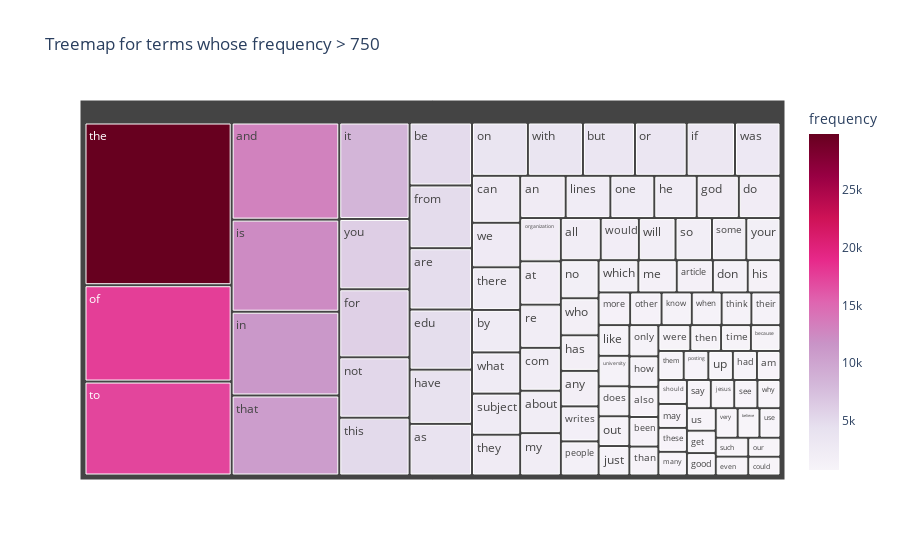

Here is the notebook cell this chart was saved with:
### Markdown cell above
### >>> **Exercise 13 (take home):** 
The chart above only contains 300 vocabulary in the documents, and it's already computationally intensive to both compute and visualize. Can you efficiently reduce the number of terms you want to visualize as an exercise.

### Code cell
# Answer here
terms = count_vect.get_feature_names_out()
freqs = term_frequencies

# only keep terms with frequency > 750 (common terms)
terms_f = []
freqs_f = []
for i in range(len(terms)):
    if freqs[i] > 750:
        terms_f.append(terms[i])
        freqs_f.append(freqs[i])

# Build DataFrame for Plotly
df_terms = pd.DataFrame({
    "term": terms_f,
    "frequency": freqs_f
})

# Treemap plot
fig = px.treemap(df_terms, path=["term"], values="frequency",
                 title="Treemap for terms whose frequency > 750",
                 color="frequency", color_continuous_scale="PuRd")
fig.show()

### Figure 1 — Plotly figure (JSON) as saved in the notebook; plotly's stock layout.template omitted (floating-point values rounded to 4 significant figures)
{"data": [{"branchvalues": "total", "customdata": [[2148.0], [2093.0], [1090.0], [852.0], [2393.0], [13020.0], [1669.0], [4769.0], [1453.0], [4015.0], [2191.0], [4898.0], [952.0], [1068.0], [803.0], [3453.0], [2548.0], [2818.0], [2172.0], [754.0], [2193.0], [1151.0], [1400.0], [4675.0], [765.0], [5962.0], [4877.0], [806.0], [2216.0], [805.0], [870.0], [1671.0], [4218.0], [2232.0], [1318.0], [1100.0], [3208.0], [11230.0], [12340.0], [8447.0], [825.0], [1130.0], [1230.0], [1177.0], [2353.0], [841.0], [850.0], [1543.0], [1286.0], [2143.0], [1791.0], [5285.0], [17660.0], [3709.0], [2312.0], [1127.0], [3432.0], [2192.0], [1278.0], [763.0], [1142.0], [1604.0], [892.0], [2186.0], [840.0], [814.0], [851.0], [1912.0], [1802.0], [2464.0], [766.0], [1045.0], [10720.0], [29820.0], [1184.0], [914.0], [989.0], [2556.0], [850.0], [2448.0], [1213.0], [5063.0], [959.0], [17220.0], [1170.0], [885.0], [808.0], [772.0], [805.0], [3020.0], [2674.0], [1028.0], [2472.0], [1215.0], [1599.0], [1742.0], [811.0], [1925.0], [3655.0], [2000.0], [1645.0], [6157.0], [1793.0]], "domain": {"x": [0, 1], "y": [0, 1]}, "hovertemplate": "labels=%{label}<br>frequency_sum=%{value}<br>parent=%{parent}<br>id=%{id}<br>frequency=%{color}<extra></extra>", "ids": ["about", "all", "also", "am", "an", "and", "any", "are", "article", "as", "at", "be", "because", "been", "believe", "but", "by", "can", "com", "could", "do", "does", "don", "edu", "even", "for", "from", "get", "god", "good", "had", "has", "have", "he", "his", "how", "if", "in", "is", "it", "jesus", "just", "know", "like", "lines", "many", "may", "me", "more", "my", "no", "not", "of", "on", "one", "only", "or", "organization", "other", "our", "out", "people", "posting", "re", "say", "see", "should", "so", "some", "subject", "such", "than", "that", "the", "their", "them", "then", "there", "these", "they", "think", "this", "time", "to", "university", "up", "us", "use", "very", "was", "we", "were", "what", "when", "which", "who", "why", "will", "with", "would", "writes", "you", "your"], "labels": ["about", "all", "also", "am", "an", "and", "any", "are", "article", "as", "at", "be", "because", "been", "believe", "but", "by", "can", "com", "could", "do", "does", "don", "edu", "even", "for", "from", "get", "god", "good", "had", "has", "have", "he", "his", "how", "if", "in", "is", "it", "jesus", "just", "know", "like", "lines", "many", "may", "me", "more", "my", "no", "not", "of", "on", "one", "only", "or", "organization", "other", "our", "out", "people", "posting", "re", "say", "see", "should", "so", "some", "subject", "such", "than", "that", "the", "their", "them", "then", "there", "these", "they", "think", "this", "time", "to", "university", "up", "us", "use", "very", "was", "we", "were", "what", "when", "which", "who", "why", "will", "with", "would", "writes", "you", "your"], "marker": {"coloraxis": "coloraxis", "colors": [2148.0, 2093.0, 1090.0, 852.0, 2393.0, 13020.0, 1669.0, 4769.0, 1453.0, 4015.0, 2191.0, 4898.0, 952.0, 1068.0, 803.0, 3453.0, 2548.0, 2818.0, 2172.0, 754.0, 2193.0, 1151.0, 1400.0, 4675.0, 765.0, 5962.0, 4877.0, 806.0, 2216.0, 805.0, 870.0, 1671.0, 4218.0, 2232.0, 1318.0, 1100.0, 3208.0, 11230.0, 12340.0, 8447.0, 825.0, 1130.0, 1230.0, 1177.0, 2353.0, 841.0, 850.0, 1543.0, 1286.0, 2143.0, 1791.0, 5285.0, 17660.0, 3709.0, 2312.0, 1127.0, 3432.0, 2192.0, 1278.0, 763.0, 1142.0, 1604.0, 892.0, 2186.0, 840.0, 814.0, 851.0, 1912.0, 1802.0, 2464.0, 766.0, 1045.0, 10720.0, 29820.0, 1184.0, 914.0, 989.0, 2556.0, 850.0, 2448.0, 1213.0, 5063.0, 959.0, 17220.0, 1170.0, 885.0, 808.0, 772.0, 805.0, 3020.0, 2674.0, 1028.0, 2472.0, 1215.0, 1599.0, 1742.0, 811.0, 1925.0, 3655.0, 2000.0, 1645.0, 6157.0, 1793.0]}, "name": "", "parents": ["", "", "", "", "", "", "", "", "", "", "", "", "", "", "", "", "", "", "", "", "", "", "", "", "", "", "", "", "", "", "", "", "", "", "", "", "", "", "", "", "", "", "", "", "", "", "", "", "", "", "", "", "", "", "", "", "", "", "", "", "", "", "", "", "", "", "", "", "", "", "", "", "", "", "", "", "", "", "", "", "", "", "", "", "", "", "", "", "", "", "", "", "", "", "", "", "", "", "", "", "", "", ""], "type": "treemap", "values": [2148.0, 2093.0, 1090.0, 852.0, 2393.0, 13020.0, 1669.0, 4769.0, 1453.0, 4015.0, 2191.0, 4898.0, 952.0, 1068.0, 803.0, 3453.0, 2548.0, 2818.0, 2172.0, 754.0, 2193.0, 1151.0, 1400.0, 4675.0, 765.0, 5962.0, 4877.0, 806.0, 2216.0, 805.0, 870.0, 1671.0, 4218.0, 2232.0, 1318.0, 1100.0, 3208.0, 11230.0, 12340.0, 8447.0, 825.0, 1130.0, 1230.0, 1177.0, 2353.0, 841.0, 850.0, 1543.0, 1286.0, 2143.0, 1791.0, 5285.0, 17660.0, 3709.0, 2312.0, 1127.0, 3432.0, 2192.0, 1278.0, 763.0, 1142.0, 1604.0, 892.0, 2186.0, 840.0, 814.0, 851.0, 1912.0, 1802.0, 2464.0, 766.0, 1045.0, 10720.0, 29820.0, 1184.0, 914.0, 989.0, 2556.0, 850.0, 2448.0, 1213.0, 5063.0, 959.0, 17220.0, 1170.0, 885.0, 808.0, 772.0, 805.0, 3020.0, 2674.0, 1028.0, 2472.0, 1215.0, 1599.0, 1742.0, 811.0, 1925.0, 3655.0, 2000.0, 1645.0, 6157.0, 1793.0]}], "layout": {"coloraxis": {"colorbar": {"title": {"text": "frequency"}}, "colorscale": [[0, "rgb(247,244,249)"], [0.125, "rgb(231,225,239)"], [0.25, "rgb(212,185,218)"], [0.375, "rgb(201,148,199)"], [0.5, "rgb(223,101,176)"], [0.625, "rgb(231,41,138)"], [0.75, "rgb(206,18,86)"], [0.875, "rgb(152,0,67)"], [1, "rgb(103,0,31)"]]}, "legend": {"tracegroupgap": 0}, "title": {"text": "Treemap for terms whose frequency > 750"}}}
